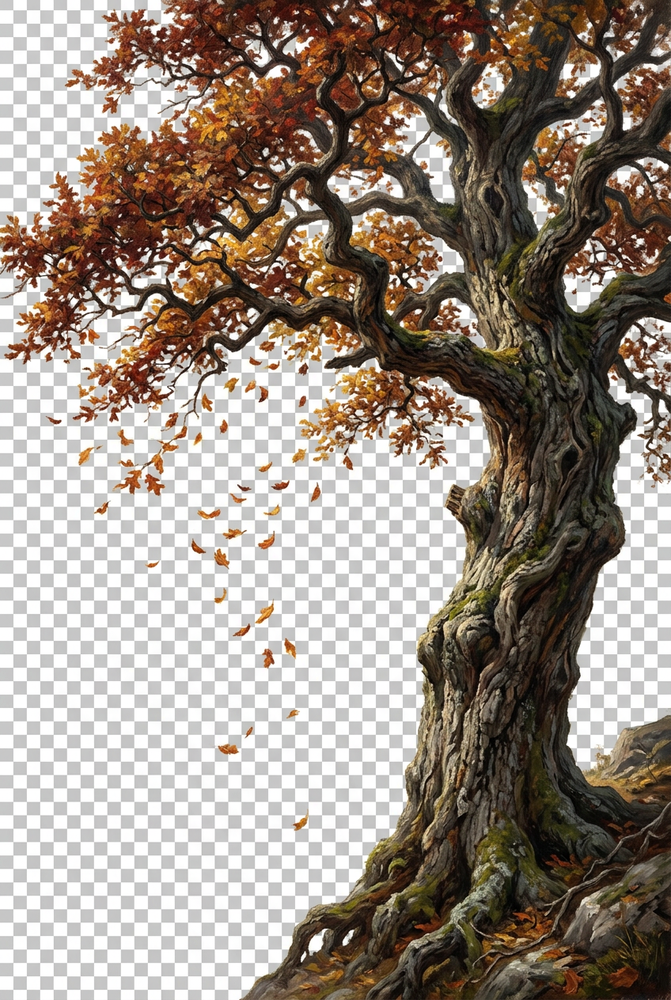
#> input picture scripts/orig_backup/fall-tree.png, 671 x 1000 px, shrunk from 848 x 1264 before the run, found by its file name
$ python dechecker.py
#> lines starting #> are read from the running program, lines starting #| are printed output that depends on the picture; after the words box and inside, x2 and y2 are one past the last pixel; in counts of white or black regions, pixels touching at a corner belong together
import numpy as np
from PIL import Image
from scipy import ndimage

def dechecker(inp, outp):
#> called with inp = '/app/scripts/orig_backup/fall-tree.png', outp = '/app/frontend/public/fall-tree.png'
    im = Image.open(inp).convert("RGBA")
    a = np.asarray(im).astype(np.int16)
    r, g, b = a[..., 0], a[..., 1], a[..., 2]
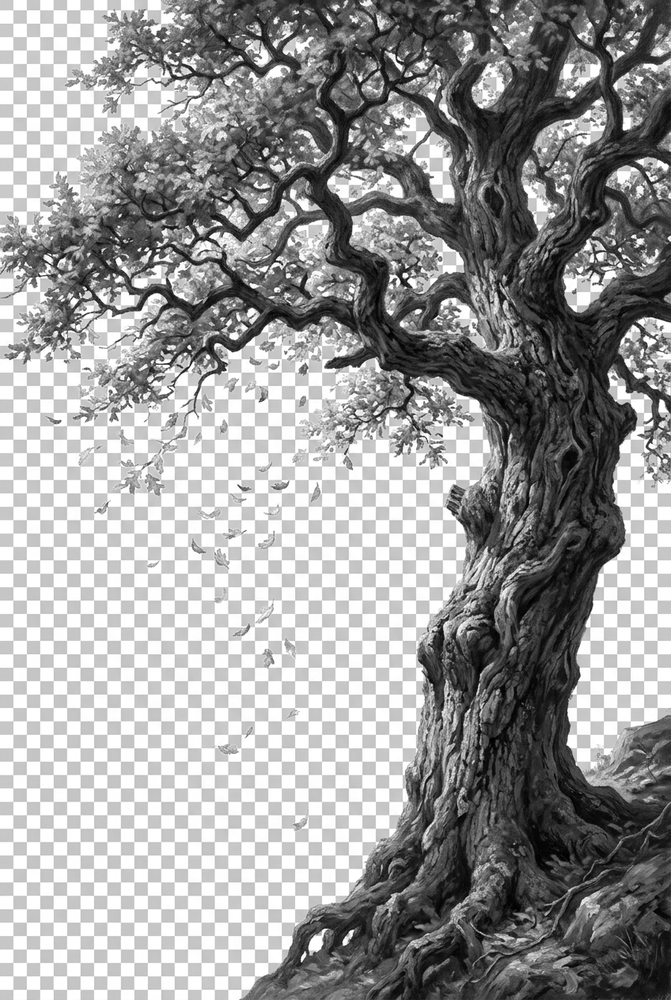
#> r: shape (1000, 671) int16; min 0, max 255, mean 153.4
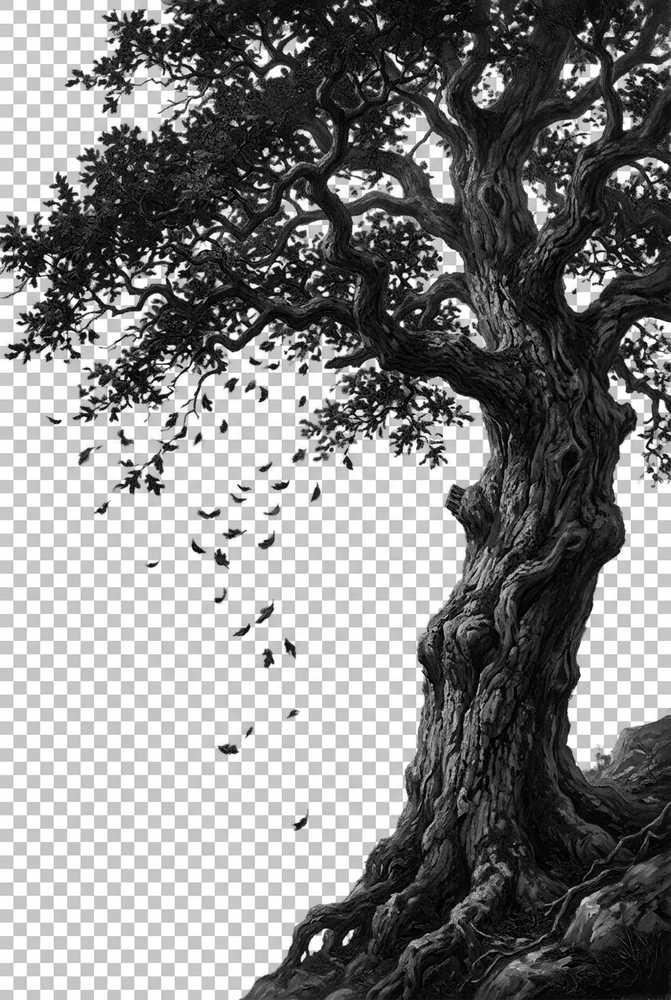
#> b: shape (1000, 671) int16; min 0, max 255, mean 131.3
    mx = np.maximum(np.maximum(r, g), b)
    mn = np.minimum(np.minimum(r, g), b)
    diff = mx - mn
    checker = (diff <= 18) & (mx >= 158)
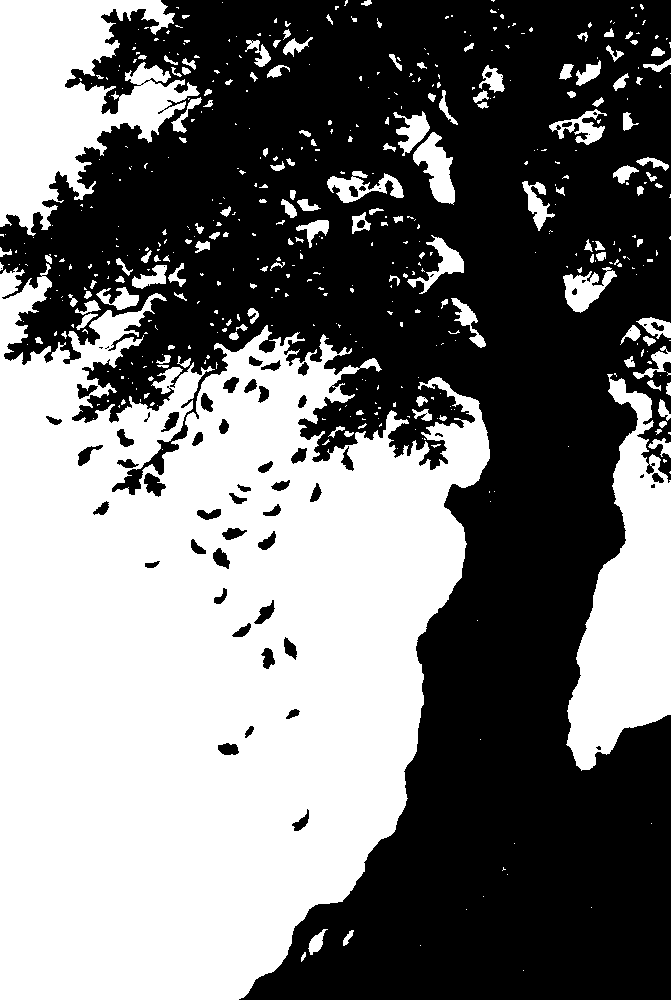
#> checker: shape (1000, 671) bool; 46.9% white; 503 white regions (356 under 20 px), largest, box (x1, y1, x2, y2) and area: (0, 263, 490, 1000) 246799, (0, 0, 200, 236) 24719, (566, 374, 671, 771) 22570
    lbl, n = ndimage.label(checker)
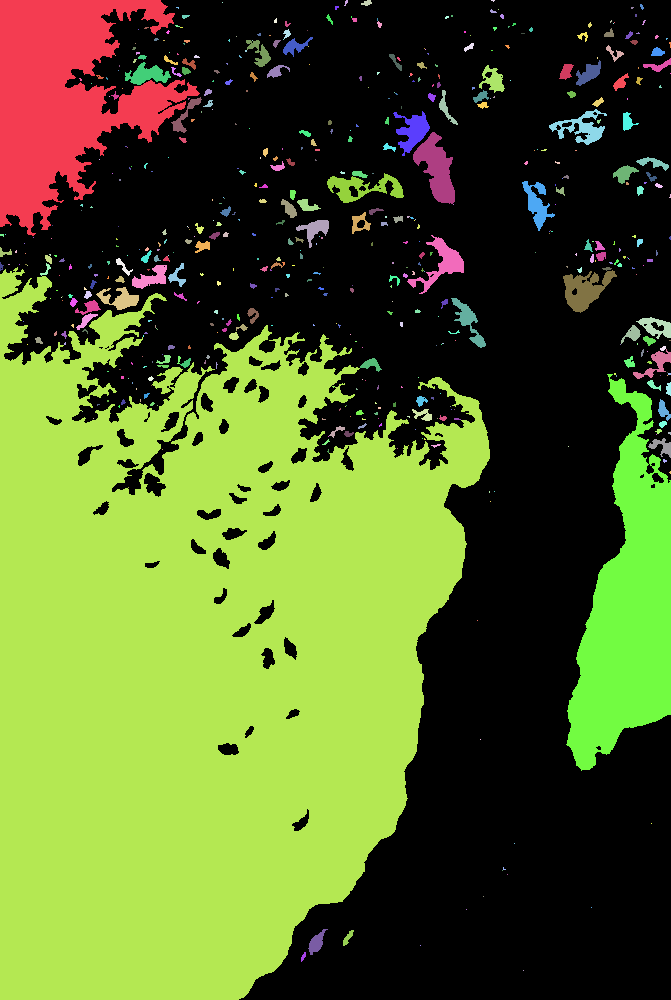
#> lbl: shape (1000, 671) int32; 565 distinct labels, from 0 to 564; one colour per label, 0 black
#> n = 564
    h, w = checker.shape
    border_ids = set(np.unique(np.concatenate([
        lbl[0, :], lbl[-1, :], lbl[:, 0], lbl[:, -1]])))
#> border_ids = 24 items
    border_ids.discard(0)
    # component sizes; remove border-connected OR sizeable enclosed neutral gaps
    sizes = ndimage.sum(np.ones_like(lbl), lbl, index=np.arange(1, n + 1))
#> sizes = 564 values, max 246579 at index 344, min 1 at index 4, mean 558.4
    remove_ids = set(int(i + 1) for i, s in enumerate(sizes) if s >= 250)
#> remove_ids = 21 items
    remove_ids |= {int(i) for i in border_ids}
#> remove_ids = 39 items
    bg = np.isin(lbl, list(remove_ids))
#> bg: shape (1000, 671) bool; 45.5% white; 38 white regions (11 under 20 px), largest, box (x1, y1, x2, y2) and area: (0, 267, 490, 1000) 246579, (0, 0, 200, 236) 24691, (566, 374, 671, 771) 22570
    alpha = a[..., 3].astype(np.float32)
#> alpha: shape (1000, 671) float32; every value is 255
    alpha[bg] = 0
    grow = ndimage.binary_dilation(bg, iterations=2) & ~bg
#> grow: shape (1000, 671) bool; 3.2% white in thin lines or dots
    halo = grow & (diff <= 26) & (mx >= 150)
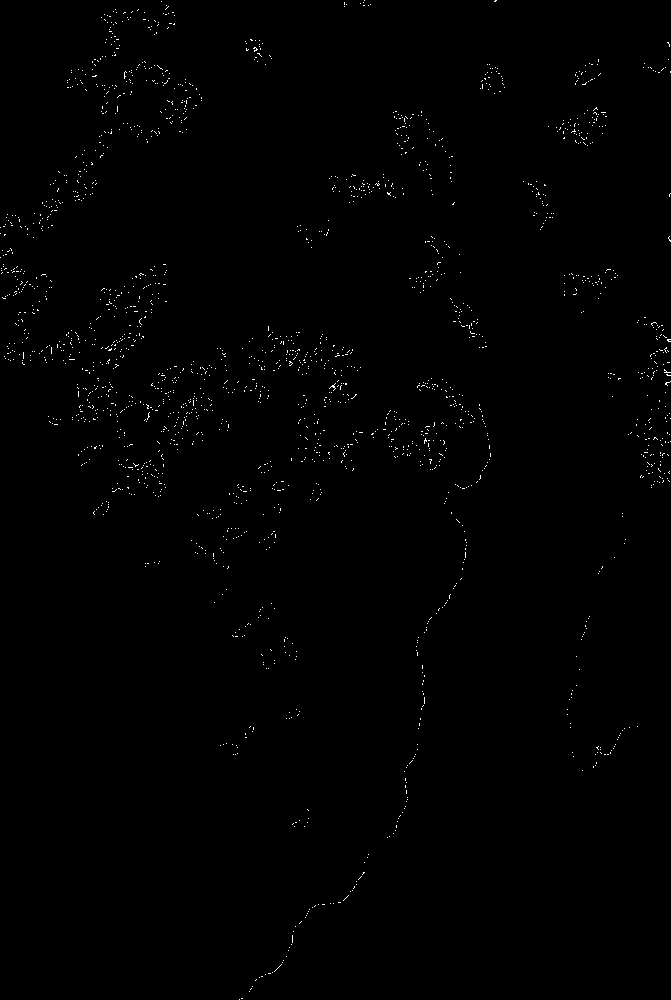
#> halo: shape (1000, 671) bool; 0.51% white in thin lines or dots
    alpha[halo] = alpha[halo] * 0.25
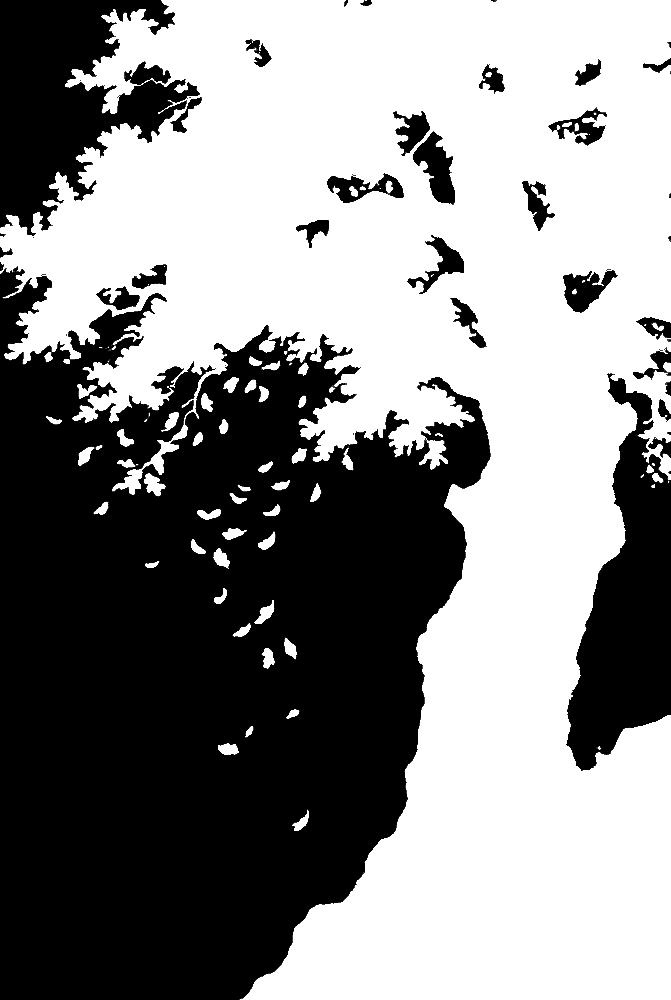
#> alpha: shape (1000, 671) float32; min 0, max 255, mean 138
    alpha = alpha.clip(0, 255)
    out = np.stack([r, g, b, alpha.astype(np.int16)], -1).clip(0, 255).astype(np.uint8)
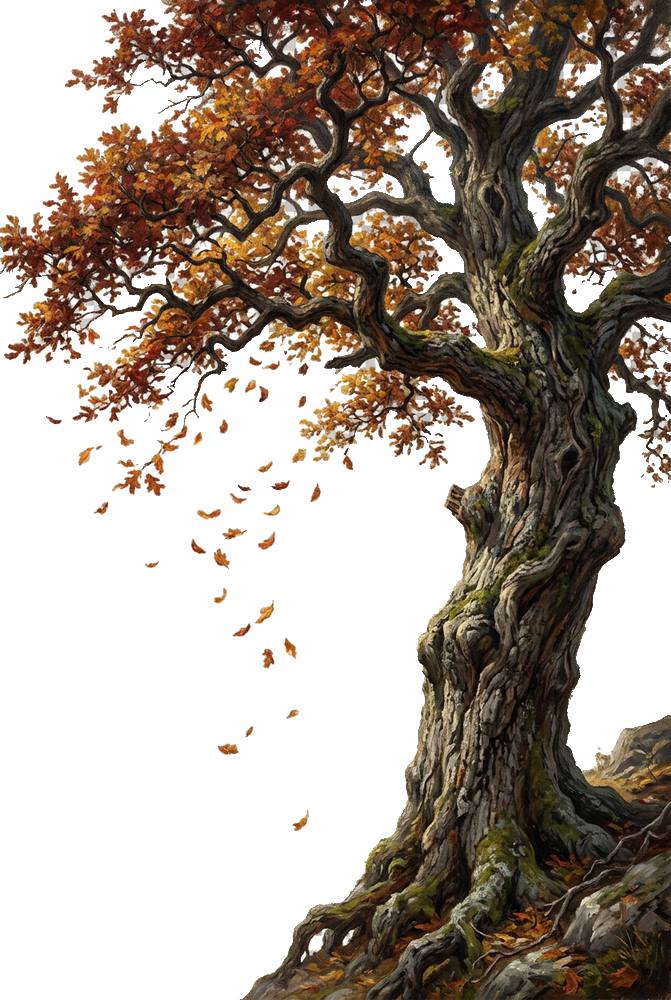
#> out: shape (1000, 671, 4); mean R, G, B, A 153.4, 141.6, 131.3, 138; transparent parts drawn white
    Image.fromarray(out, "RGBA").save(outp)
    a0 = int((out[..., 3] < 10).sum())
#> a0 = 305258
    print("DECHECK", outp, "transp%%=%.1f" % (100 * a0 / (w * h)), flush=True)
#| DECHECK /app/frontend/public/fall-tree.png transp%=45.5

BAK = "/app/scripts/orig_backup"
PUB = "/app/frontend/public"
for name in ["fall-tree.png", "spring-tree.png", "summer-tree.png"]:
    dechecker(f"{BAK}/{name}", f"{PUB}/{name}")
#> pass 2 of the loop `for name in ["fall-tree.png", "spring-tree.png", "summer-tree.png"]:`:
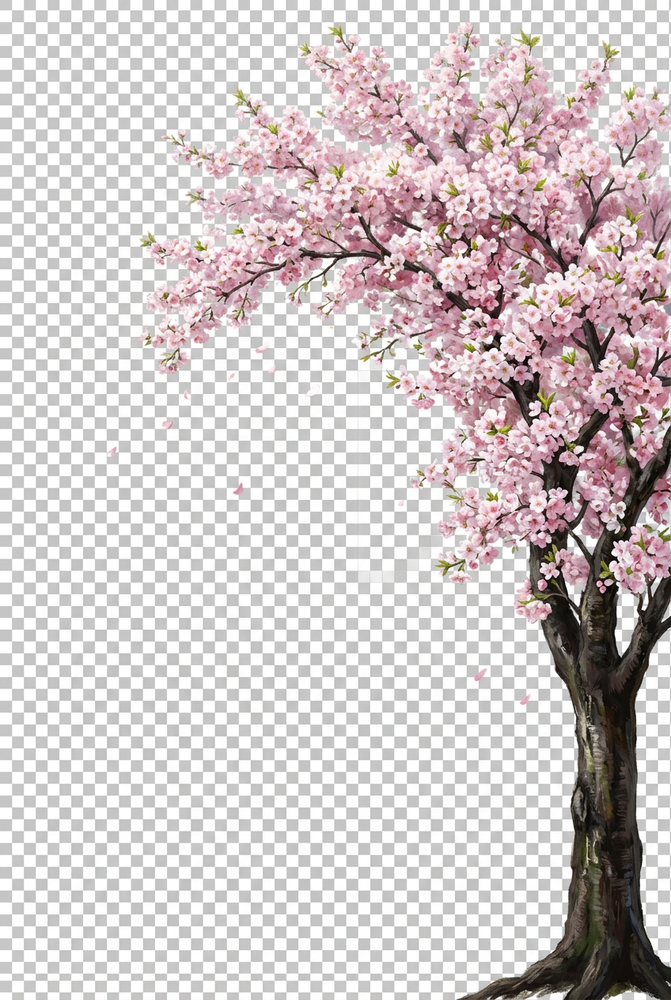
#> input picture scripts/orig_backup/spring-tree.png, 671 x 1000 px, shrunk from 848 x 1264 before the run, found by its file name
#> in dechecker (call 2), `lbl, n = ndimage.label(checker)`:
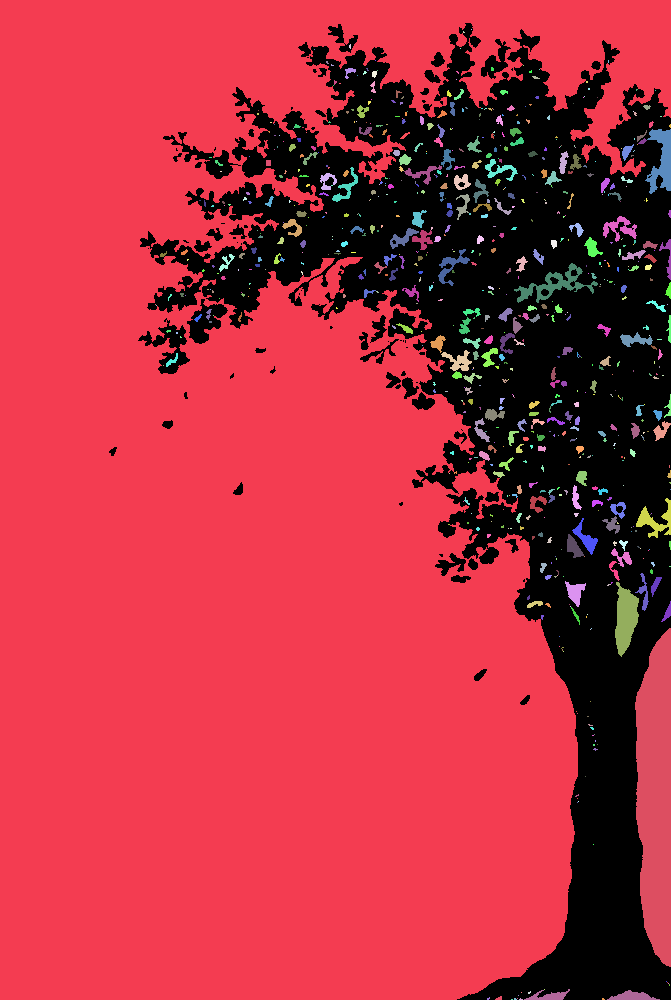
#> lbl: shape (1000, 671) int32; 765 distinct labels, from 0 to 764; one colour per label, 0 black
#> n = 764
#> border_ids = 26 items
#> sizes = 764 values, max 465132 at index 0, min 1 at index 1, mean 648.7
#> in dechecker (call 2), `remove_ids = set(int(i + 1) for i, s in enumerate(sizes) if s >= 250)`: remove_ids = 13 items
#> in dechecker (call 2), `remove_ids |= {int(i) for i in border_ids}`: remove_ids = 33 items
#> in dechecker (call 2), `out = np.stack([r, g, b, alpha.astype(np.int16)], -1).clip(0, 255).ast..`:
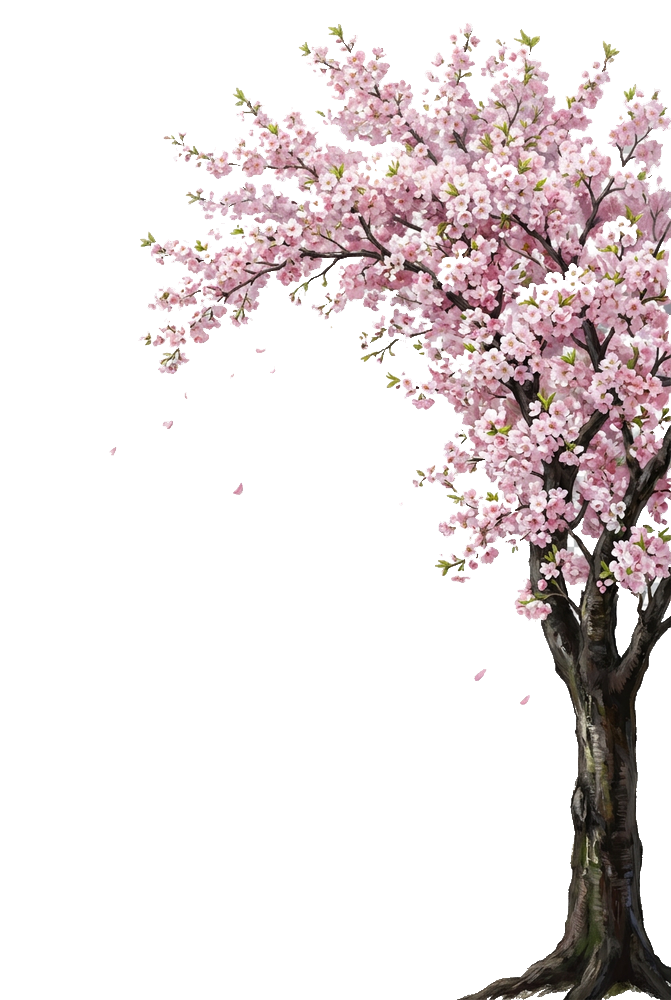
#> out: shape (1000, 671, 4); mean R, G, B, A 208.1, 200.1, 200.7, 69.7; transparent parts drawn white
#> a0 = 481322
#| DECHECK /app/frontend/public/spring-tree.png transp%=71.7
#> pass 3 of the loop `for name in ["fall-tree.png", "spring-tree.png", "summer-tree.png"]:`:
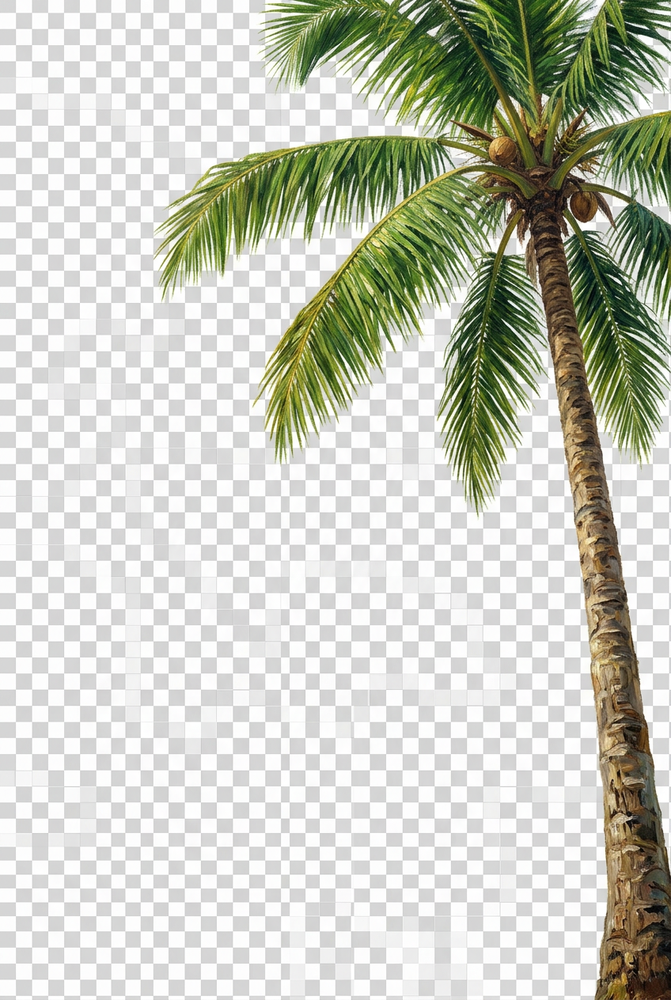
#> input picture scripts/orig_backup/summer-tree.png, 671 x 1000 px, shrunk from 848 x 1264 before the run, found by its file name
#> in dechecker (call 3), `lbl, n = ndimage.label(checker)`:
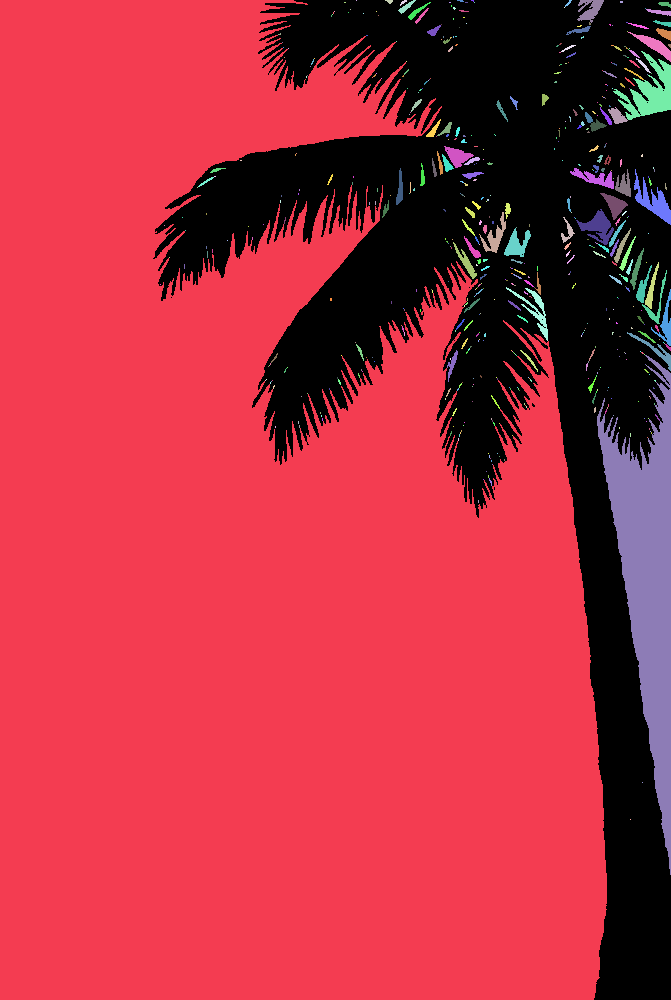
#> lbl: shape (1000, 671) int32; 567 distinct labels, from 0 to 566; one colour per label, 0 black
#> n = 566
#> border_ids = 22 items
#> sizes = 566 values, max 469725 at index 0, min 1 at index 1, mean 882
#> in dechecker (call 3), `remove_ids = set(int(i + 1) for i, s in enumerate(sizes) if s >= 250)`: remove_ids = 15 items
#> in dechecker (call 3), `remove_ids |= {int(i) for i in border_ids}`: remove_ids = 28 items
#> in dechecker (call 3), `bg = np.isin(lbl, list(remove_ids))`:
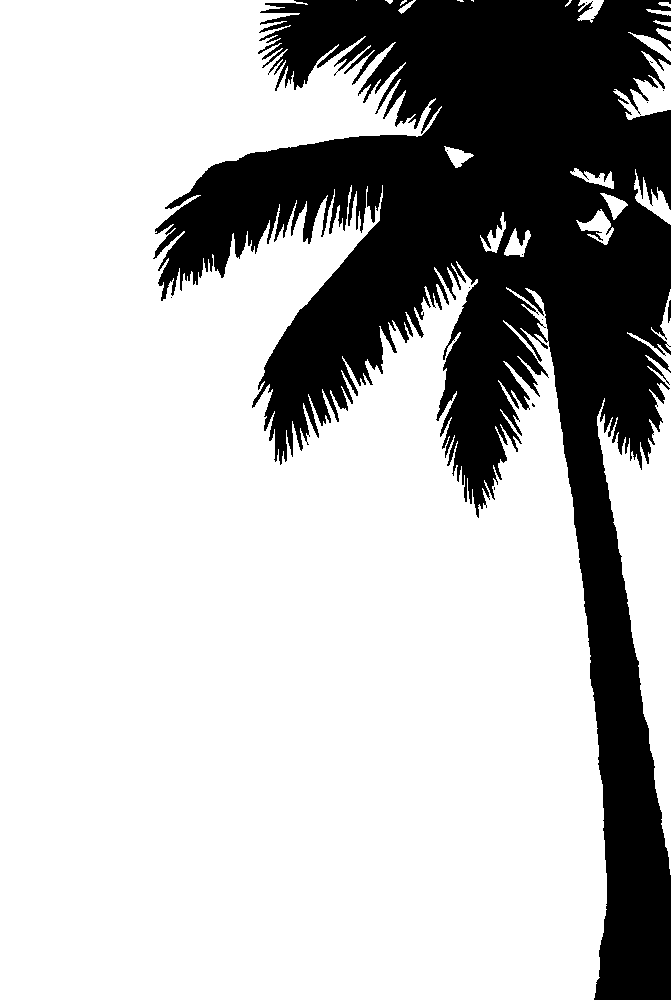
#> bg: shape (1000, 671) bool; 73.4% white; 13 black regions (11 under 20 px), largest, box (x1, y1, x2, y2) and area: (153, 0, 671, 1000) 178213, (668, 300, 671, 323) 54
#> a0 = 492711
#| DECHECK /app/frontend/public/summer-tree.png transp%=73.4
print("DONE", flush=True)
